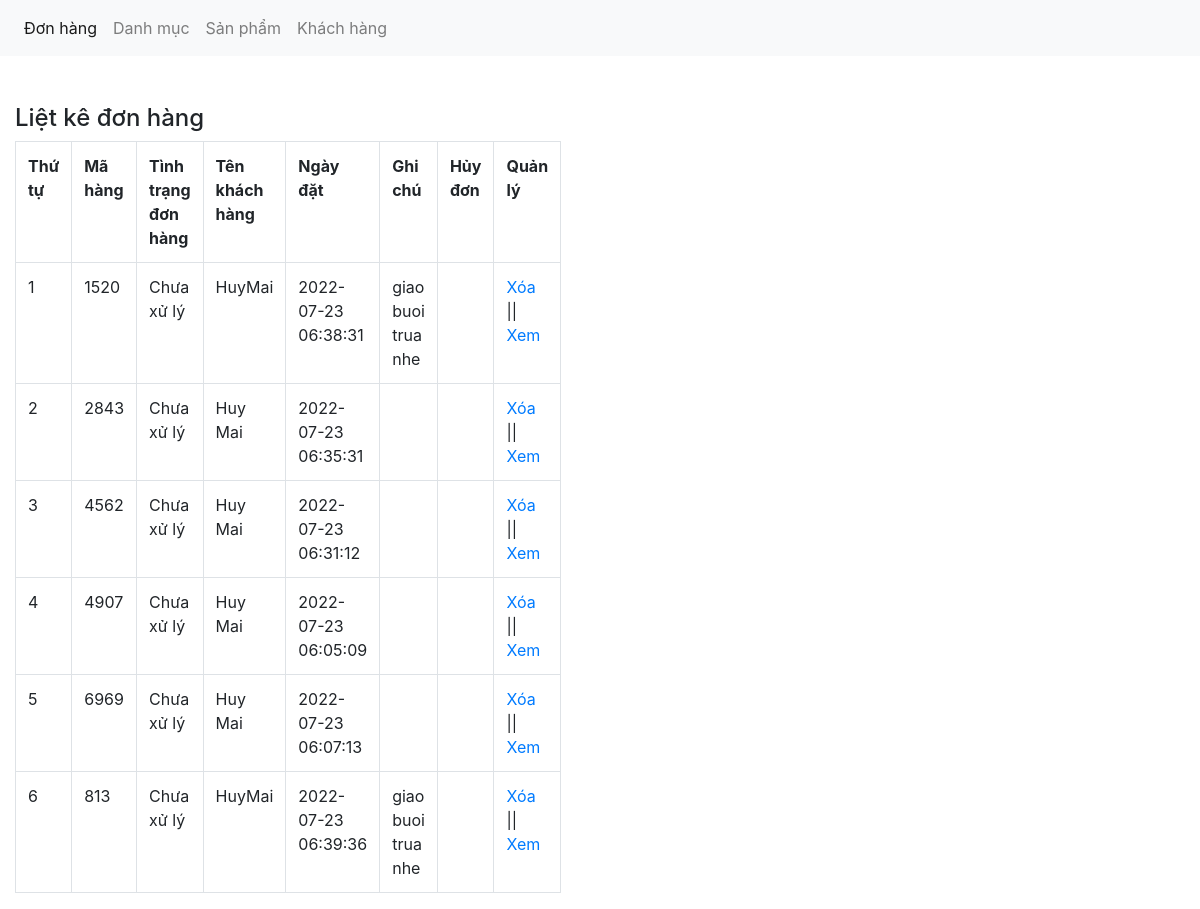
Page /admin/xulydonhang.php on the committed database.
### tables this page shows
CREATE TABLE `tbl_donhang` (
  `donhang_id` int(11) NOT NULL,
  `sanpham_id` int(11) NOT NULL,
  `soluong` int(11) NOT NULL,
  `mahang` varchar(50) NOT NULL,
  `khachhang_id` int(11) NOT NULL,
  `ngaythang` timestamp NOT NULL DEFAULT current_timestamp() ON UPDATE current_timestamp(),
  `tinhtrang` int(11) NOT NULL,
  `huydon` int(11) NOT NULL DEFAULT 0
);

CREATE TABLE `tbl_khachhang` (
  `khachhang_id` int(11) NOT NULL,
  `name` varchar(100) NOT NULL,
  `phone` varchar(50) NOT NULL,
  `address` varchar(200) NOT NULL,
  `note` text NOT NULL,
  `email` varchar(150) NOT NULL,
  `password` varchar(100) NOT NULL,
  `giaohang` int(11) NOT NULL
);

### admin/xulydonhang.php (the view, shortened to what this page needs)
<?php
	include('../db/connect.php');
?>
<!DOCTYPE html>
<html lang="en">
<head>
	<link href="../css/bootstrap.css" rel="stylesheet" type="text/css" media="all" />
</head>
<body>
	<nav class="navbar navbar-expand-lg navbar-light bg-light">
	  <div class="collapse navbar-collapse" id="navbarNav">
	    <ul class="navbar-nav">
	      <li class="nav-item active">
	        <a class="nav-link" href="xulydonhang.php">Đơn hàng <span class="sr-only">(current)</span></a>
	      </li>
	      <li class="nav-item">
	        <a class="nav-link" href="xulydanhmuc.php">Danh mục</a>
	      </li>
	      <li class="nav-item">
	        <a class="nav-link" href="xulysanpham.php">Sản phẩm</a>
	      </li>
	       <li class="nav-item">
	         <a class="nav-link" href="xulykhachhang.php">Khách hàng</a>
	      </li>
	    </ul>
	  </div>
	</nav><br><br>
	<div class="container-fluid">
		<div class="row">
			<div class="col-md-5">
				<h4>Liệt kê đơn hàng</h4>
				<?php
				$sql_select = mysqli_query($con,"SELECT * FROM tbl_sanpham,tbl_khachhang,tbl_donhang WHERE tbl_donhang.sanpham_id=tbl_sanpham.sanpham_id AND tbl_donhang.khachhang_id=tbl_khachhang.khachhang_id GROUP BY mahang ");
				?>
				<table class="table table-bordered ">
					<tr>
						<th>Thứ tự</th>
						<th>Mã hàng</th>
						<th>Tình trạng đơn hàng</th>
						<th>Tên khách hàng</th>
						<th>Ngày đặt</th>
						<th>Ghi chú</th>
						<th>Hủy đơn</th>
						<th>Quản lý</th>
					</tr>
					<?php
					$i = 0;
					while($row_donhang = mysqli_fetch_array($sql_select)){
						$i++;
					?>
					<tr>
						<td><?php echo $i; ?></td>
						<td><?php echo $row_donhang['mahang']; ?></td>
						<td><?php
							if($row_donhang['tinhtrang']==0){
								echo 'Chưa xử lý';
							}else{
								echo 'Đã xử lý';
							}
						?></td>
						<td><?php echo $row_donhang['name']; ?></td>
						<td><?php echo $row_donhang['ngaythang'] ?></td>
						<td><?php echo $row_donhang['note'] ?></td>
						<td><?php if($row_donhang['huydon']==0){ }elseif($row_donhang['huydon']==1){
							echo '<a href="xulydonhang.php?quanly=xemdonhang&mahang='.$row_donhang['mahang'].'&xacnhanhuy=2">Xác nhận hủy đơn</a>';
						}else{
							echo 'Đã hủy';
						}
						?></td>
						<td><a href="?xoadonhang=<?php echo $row_donhang['mahang'] ?>">Xóa</a> || <a href="?quanly=xemdonhang&mahang=<?php echo $row_donhang['mahang'] ?>">Xem </a></td>
					</tr>
					 <?php
					}
					?>
				</table>
			</div>
		</div>
	</div>
</body>
</html>

### rows in the picture
tbl_donhang: mahang "1520", tinhtrang "Chưa xử lý", khachhang.name "HuyMai", ngaythang "2022-07-23 06:38:31", khachhang.note "giao buoi trua nhe"
tbl_donhang: mahang "2843", tinhtrang "Chưa xử lý", khachhang.name "Huy Mai", ngaythang "2022-07-23 06:35:31"
tbl_donhang: mahang "4562", tinhtrang "Chưa xử lý", khachhang.name "Huy Mai", ngaythang "2022-07-23 06:31:12"
tbl_donhang: mahang "4907", tinhtrang "Chưa xử lý", khachhang.name "Huy Mai", ngaythang "2022-07-23 06:05:09"
tbl_donhang: mahang "6969", tinhtrang "Chưa xử lý", khachhang.name "Huy Mai", ngaythang "2022-07-23 06:07:13"
tbl_donhang: mahang "813", tinhtrang "Chưa xử lý", khachhang.name "HuyMai", ngaythang "2022-07-23 06:39:36", khachhang.note "giao buoi trua nhe"
